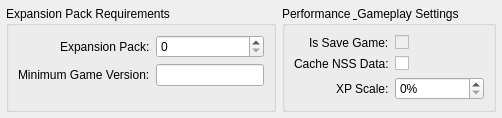
      <widget class="QWidget" name="tabAdvanced">
       <attribute name="title">
        <string>Advanced Settings</string>
       </attribute>
       <layout class="QHBoxLayout" name="horizontalLayout_4">
        <property name="spacing">
         <number>6</number>
        </property>
        <property name="leftMargin">
         <number>6</number>
        </property>
        <property name="topMargin">
         <number>6</number>
        </property>
        <property name="rightMargin">
         <number>6</number>
        </property>
        <property name="bottomMargin">
         <number>6</number>
        </property>
        <item>
         <widget class="QGroupBox" name="groupBoxExpansion">
          <property name="title">
           <string>Expansion Pack Requirements</string>
          </property>
          <layout class="QFormLayout" name="formLayoutExpansion">
           <property name="labelAlignment">
            <set>Qt::AlignRight|Qt::AlignTrailing|Qt::AlignVCenter</set>
           </property>
           <item row="0" column="0">
            <widget class="QLabel" name="labelExpansionPack">
             <property name="text">
              <string>Expansion Pack:</string>
             </property>
             <property name="toolTip">
              <string>Required expansion bitfield. This specifies which expansion packs are required to play this module. Uses bitflags: 0x01 = Expansion Pack 1, 0x02 = Expansion Pack 2, etc. Multiple expansions can be required by combining flags (e.g., 0x03 = requires both Expansions 1 and 2). Defined by Expansion_Pack field (Word) in the IFO GFF structure. The game checks this before loading the module and prevents loading if required expansions are not present.</string>
             </property>
            </widget>
           </item>
           <item row="0" column="1">
            <widget class="QSpinBox" name="expansionPackSpin">
             <property name="maximum">
              <number>65535</number>
             </property>
             <property name="toolTip">
              <string>Required expansion bitfield. This specifies which expansion packs are required to play this module. Uses bitflags: 0x01 = Expansion Pack 1, 0x02 = Expansion Pack 2, etc. Multiple expansions can be required by combining flags (e.g., 0x03 = requires both Expansions 1 and 2). Defined by Expansion_Pack field (Word) in the IFO GFF structure. The game checks this before loading the module and prevents loading if required expansions are not present.</string>
             </property>
            </widget>
           </item>
           <item row="1" column="0">
            <widget class="QLabel" name="labelMinGameVer">
             <property name="text">
              <string>Minimum Game Version:</string>
             </property>
             <property name="toolTip">
              <string>Minimum executable version required. This specifies the minimum game version (patch level) required to play this module. Format examples: "1.0", "1.03", "2.0". The game compares this against the running executable version and prevents loading if the module requires a newer version. Defined by Mod_MinGameVer field (CExoString) in the IFO GFF structure. Prevents loading in older game versions that may not support the module's features.</string>
             </property>
            </widget>
           </item>
           <item row="1" column="1">
            <widget class="QLineEdit" name="minGameVerEdit">
             <property name="toolTip">
              <string>Minimum executable version required. This specifies the minimum game version (patch level) required to play this module. Format examples: "1.0", "1.03", "2.0". The game compares this against the running executable version and prevents loading if the module requires a newer version. Defined by Mod_MinGameVer field (CExoString) in the IFO GFF structure. Prevents loading in older game versions that may not support the module's features.</string>
             </property>
            </widget>
           </item>
          </layout>
         </widget>
        </item>
        <item>
         <widget class="QGroupBox" name="groupBoxCacheXP">
          <property name="title">
           <string>Performance &amp; Gameplay Settings</string>
          </property>
          <layout class="QFormLayout" name="formLayoutCacheXP">
           <property name="labelAlignment">
            <set>Qt::AlignRight|Qt::AlignTrailing|Qt::AlignVCenter</set>
           </property>
           <item row="0" column="0">
            <widget class="QLabel" name="labelIsSaveGame">
             <property name="text">
              <string>Is Save Game:</string>
             </property>
             <property name="toolTip">
              <string>Internal flag indicating module is from save file (always 0 in files, set at runtime). This boolean flag is set by the game engine when loading a save game. In module files, this is always 0. The game sets this to 1 when saving the module state to a save game. Defined by Mod_IsSaveGame field (Byte) in the IFO GFF structure. Read-only in the editor, as this is managed by the game engine.</string>
             </property>
            </widget>
           </item>
           <item row="0" column="1">
            <widget class="QCheckBox" name="isSaveGameCheck">
             <property name="enabled">
              <bool>false</bool>
             </property>
             <property name="toolTip">
              <string>Internal flag indicating module is from save file (always 0 in files, set at runtime). This boolean flag is set by the game engine when loading a save game. In module files, this is always 0. The game sets this to 1 when saving the module state to a save game. Defined by Mod_IsSaveGame field (Byte) in the IFO GFF structure. Read-only in the editor, as this is managed by the game engine.</string>
             </property>
            </widget>
           </item>
           <item row="1" column="0">
            <widget class="QLabel" name="labelCacheNSSData">
             <property name="text">
              <string>Cache NSS Data:</string>
             </property>
             <property name="toolTip">
              <string>Cache compiled scripts for performance optimization. When enabled, the game engine caches compiled NSS scripts to improve loading performance and reduce compilation overhead. This is a performance optimization flag that tells the engine to keep compiled scripts in memory. Defined by Mod_CacheNSSData field (Byte) in the IFO GFF structure. Recommended for modules with many scripts or complex scripting.</string>
             </property>
            </widget>
           </item>
           <item row="1" column="1">
            <widget class="QCheckBox" name="cacheNSSDataCheck">
             <property name="toolTip">
              <string>Cache compiled scripts for performance optimization. When enabled, the game engine caches compiled NSS scripts to improve loading performance and reduce compilation overhead. This is a performance optimization flag that tells the engine to keep compiled scripts in memory. Defined by Mod_CacheNSSData field (Byte) in the IFO GFF structure. Recommended for modules with many scripts or complex scripting.</string>
             </property>
            </widget>
           </item>
           <item row="2" column="0">
            <widget class="QLabel" name="labelXPScale">
             <property name="text">
              <string>XP Scale:</string>
             </property>
             <property name="toolTip">
              <string>Experience point multiplier (0-200%). This controls how much experience points the player receives in this module. 100 = normal XP rate, 200 = double XP, 50 = half XP, 0 = no XP gain. Defined by Mod_XPScale field (Byte) in the IFO GFF structure. Used to adjust difficulty, create tutorial modules (low XP), challenge modules (high XP), or custom progression rates. Tutorial modules often use reduced XP (50-75%), while challenge modules may use increased XP (150-200%).</string>
             </property>
            </widget>
           </item>
           <item row="2" column="1">
            <widget class="QSpinBox" name="xpScaleSpin">
             <property name="maximum">
              <number>200</number>
             </property>
             <property name="suffix">
              <string>%</string>
             </property>
             <property name="toolTip">
              <string>Experience point multiplier (0-200%). This controls how much experience points the player receives in this module. 100 = normal XP rate, 200 = double XP, 50 = half XP, 0 = no XP gain. Defined by Mod_XPScale field (Byte) in the IFO GFF structure. Used to adjust difficulty, create tutorial modules (low XP), challenge modules (high XP), or custom progression rates. Tutorial modules often use reduced XP (50-75%), while challenge modules may use increased XP (150-200%).</string>
             </property>
            </widget>
           </item>
          </layout>
         </widget>
        </item>
       </layout>
      </widget>
